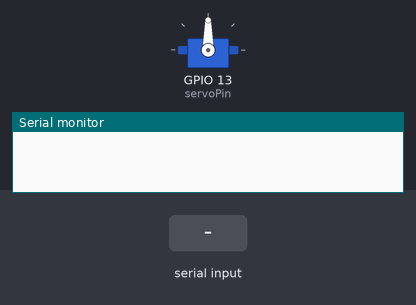
Bench run of a sketch on a simulated ESP32-S3. Parts: servo, the last lines printed to the serial monitor. The inputs (shaded band) are chosen by the test bench.

Above: at 1.2 s.
1.3 s: "30,150\n" received over Serial
At 2.5 s:
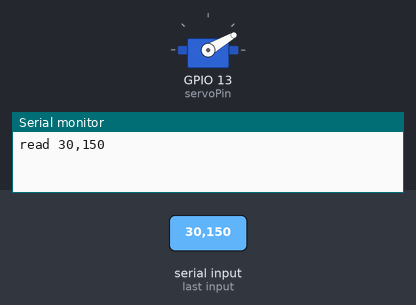
2.8 s: "5\n" received over Serial
At 3.7 s:
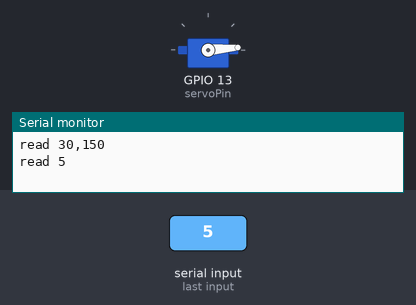
4.3 s: "200\n" received over Serial
At 4.8 s:
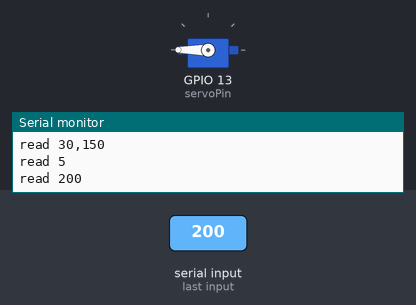
5.8 s: "90,45\n" received over Serial
At 7.2 s:
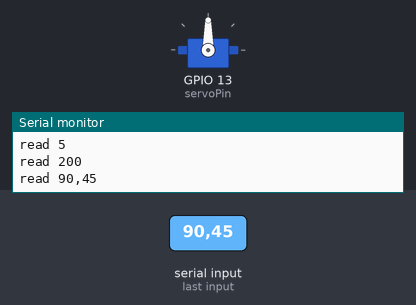
Timing chart, 0 to 8.3 s (numbered marks = the images above; inputs shaded):
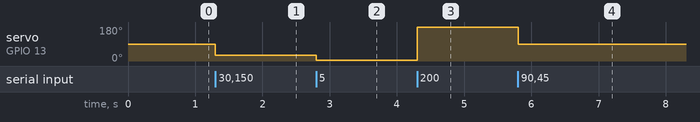

Measured:
- after the input at 1.3 s, servo on GPIO 13 (servoPin): 90° → 30° at once
- after the input at 2.8 s, servo on GPIO 13 (servoPin): 30° → 5° at once
- after the input at 4.3 s, servo on GPIO 13 (servoPin): 5° → 180° at once
- after the input at 5.8 s, servo on GPIO 13 (servoPin): 180° → 90° at once

The sketch:

ServoControl.ino
```cpp
#include <ESP32Servo.h>

Servo myservo;  // create servo object to control a servo
// 16 servo objects can be created on the ESP32

int pos = 0;  // variable to store the servo position
// Possible PWM GPIO pins on the ESP32-S3: 0(used by on-board button),1-21,35-45,47,48(used by on-board LED)
int servoPin = 13;

void setup() {
	myservo.setPeriodHertz(50);            // standard 50 hz servo
	myservo.attach(servoPin, 1000, 2000);  // attaches the servo on pin 18 to the servo object
	// using default min/max of 1000us and 2000us
	// different servos may require different min/max settings
	// for an accurate 0 to 180 sweep

	Serial.begin(9600);
}

void loop() {

	if (Serial.available()) {
		String reading = Serial.readStringUntil('\n');
		Serial.print("read ");
		Serial.println(reading);

		int pos = reading.toInt();

		myservo.write(pos);
	}

  }
```
